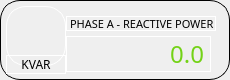
                    <widget class="QFrame" name="horizontalFrame_21">
                     <property name="minimumSize">
                      <size>
                       <width>230</width>
                       <height>80</height>
                      </size>
                     </property>
                     <property name="maximumSize">
                      <size>
                       <width>230</width>
                       <height>80</height>
                      </size>
                     </property>
                     <property name="styleSheet">
                      <string notr="true">border: 1px solid #000000;
border-radius: 20px;</string>
                     </property>
                     <layout class="QHBoxLayout" name="horizontalLayout_31">
                      <property name="spacing">
                       <number>0</number>
                      </property>
                      <property name="leftMargin">
                       <number>5</number>
                      </property>
                      <property name="topMargin">
                       <number>5</number>
                      </property>
                      <property name="rightMargin">
                       <number>5</number>
                      </property>
                      <property name="bottomMargin">
                       <number>5</number>
                      </property>
                      <item>
                       <layout class="QVBoxLayout" name="verticalLayout_53">
                        <property name="spacing">
                         <number>0</number>
                        </property>
                        <item>
                         <widget class="QLabel" name="label_86">
                          <property name="sizePolicy">
                           <sizepolicy hsizetype="Preferred" vsizetype="Preferred">
                            <horstretch>0</horstretch>
                            <verstretch>0</verstretch>
                           </sizepolicy>
                          </property>
                          <property name="minimumSize">
                           <size>
                            <width>60</width>
                            <height>60</height>
                           </size>
                          </property>
                          <property name="maximumSize">
                           <size>
                            <width>60</width>
                            <height>60</height>
                           </size>
                          </property>
                          <property name="styleSheet">
                           <string notr="true">border-color: rgb(255, 255, 255);
image: url(:/icons/power.png);</string>
                          </property>
                          <property name="text">
                           <string/>
                          </property>
                         </widget>
                        </item>
                        <item>
                         <widget class="QLabel" name="label_87">
                          <property name="sizePolicy">
                           <sizepolicy hsizetype="Fixed" vsizetype="Fixed">
                            <horstretch>0</horstretch>
                            <verstretch>0</verstretch>
                           </sizepolicy>
                          </property>
                          <property name="minimumSize">
                           <size>
                            <width>60</width>
                            <height>0</height>
                           </size>
                          </property>
                          <property name="font">
                           <font>
                            <family>Gilroy</family>
                           </font>
                          </property>
                          <property name="styleSheet">
                           <string notr="true">border-color: rgb(255, 255, 255);</string>
                          </property>
                          <property name="text">
                           <string>KVAR</string>
                          </property>
                          <property name="alignment">
                           <set>Qt::AlignCenter</set>
                          </property>
                         </widget>
                        </item>
                       </layout>
                      </item>
                      <item>
                       <layout class="QVBoxLayout" name="verticalLayout_54">
                        <property name="spacing">
                         <number>5</number>
                        </property>
                        <property name="topMargin">
                         <number>10</number>
                        </property>
                        <property name="rightMargin">
                         <number>10</number>
                        </property>
                        <item>
                         <widget class="QLabel" name="label_88">
                          <property name="sizePolicy">
                           <sizepolicy hsizetype="Fixed" vsizetype="Fixed">
                            <horstretch>0</horstretch>
                            <verstretch>0</verstretch>
                           </sizepolicy>
                          </property>
                          <property name="minimumSize">
                           <size>
                            <width>150</width>
                            <height>15</height>
                           </size>
                          </property>
                          <property name="maximumSize">
                           <size>
                            <width>150</width>
                            <height>15</height>
                           </size>
                          </property>
                          <property name="font">
                           <font>
                            <family>Gilroy</family>
                            <pointsize>8</pointsize>
                           </font>
                          </property>
                          <property name="styleSheet">
                           <string notr="true">border-color: rgb(255, 255, 255);</string>
                          </property>
                          <property name="text">
                           <string>PHASE A - REACTIVE POWER</string>
                          </property>
                         </widget>
                        </item>
                        <item>
                         <widget class="QLabel" name="rp_a_1">
                          <property name="sizePolicy">
                           <sizepolicy hsizetype="Fixed" vsizetype="Fixed">
                            <horstretch>0</horstretch>
                            <verstretch>0</verstretch>
                           </sizepolicy>
                          </property>
                          <property name="minimumSize">
                           <size>
                            <width>145</width>
                            <height>0</height>
                           </size>
                          </property>
                          <property name="font">
                           <font>
                            <family>Gilroy</family>
                            <pointsize>18</pointsize>
                           </font>
                          </property>
                          <property name="styleSheet">
                           <string notr="true">color: rgb(115, 210, 22);
border-color: rgb(255, 255, 255);</string>
                          </property>
                          <property name="text">
                           <string>0.0</string>
                          </property>
                          <property name="alignment">
                           <set>Qt::AlignRight|Qt::AlignTrailing|Qt::AlignVCenter</set>
                          </property>
                         </widget>
                        </item>
                       </layout>
                      </item>
                     </layout>
                    </widget>
